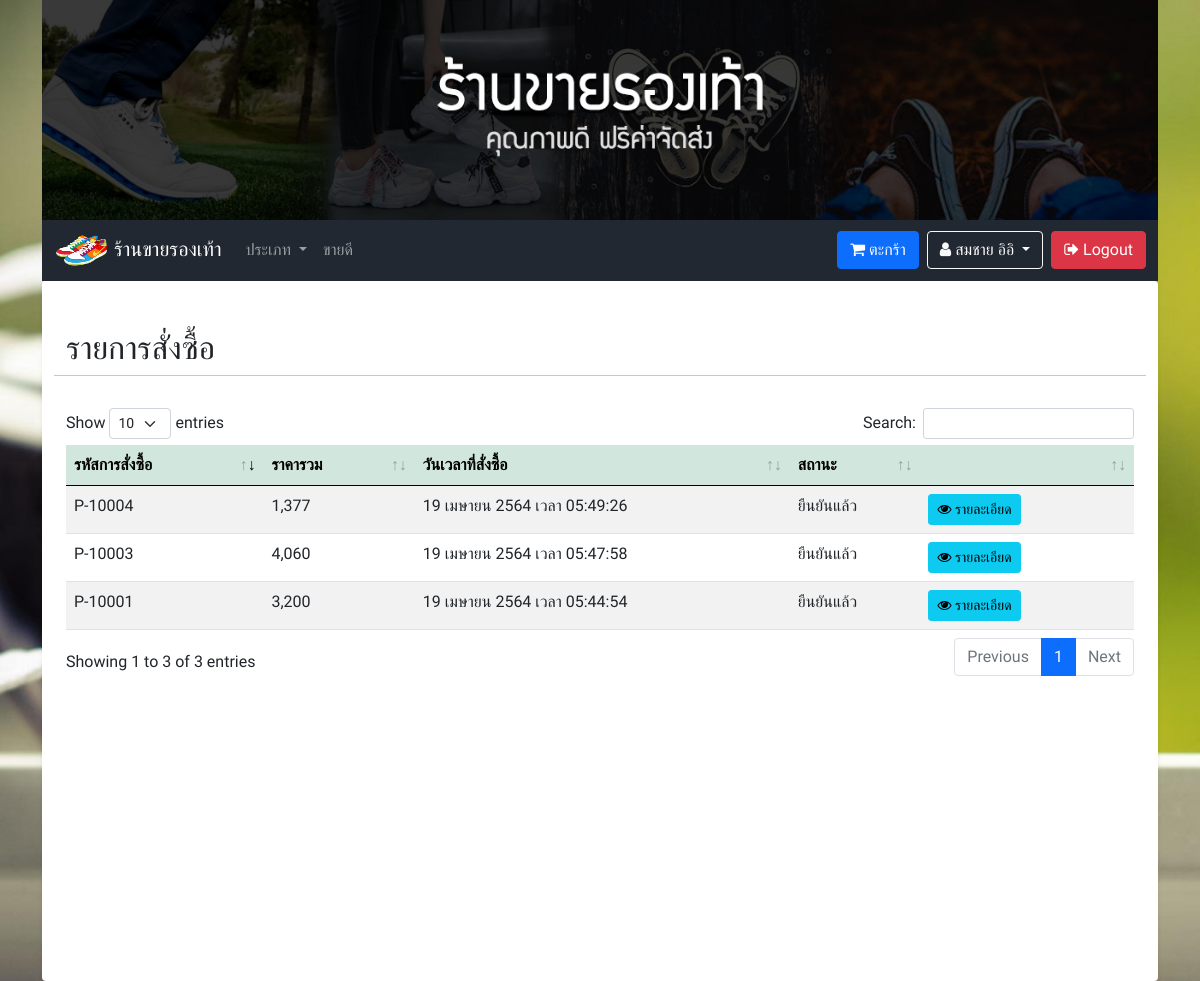
Page /member_payment_list.php (signed in) on the earlier database version.
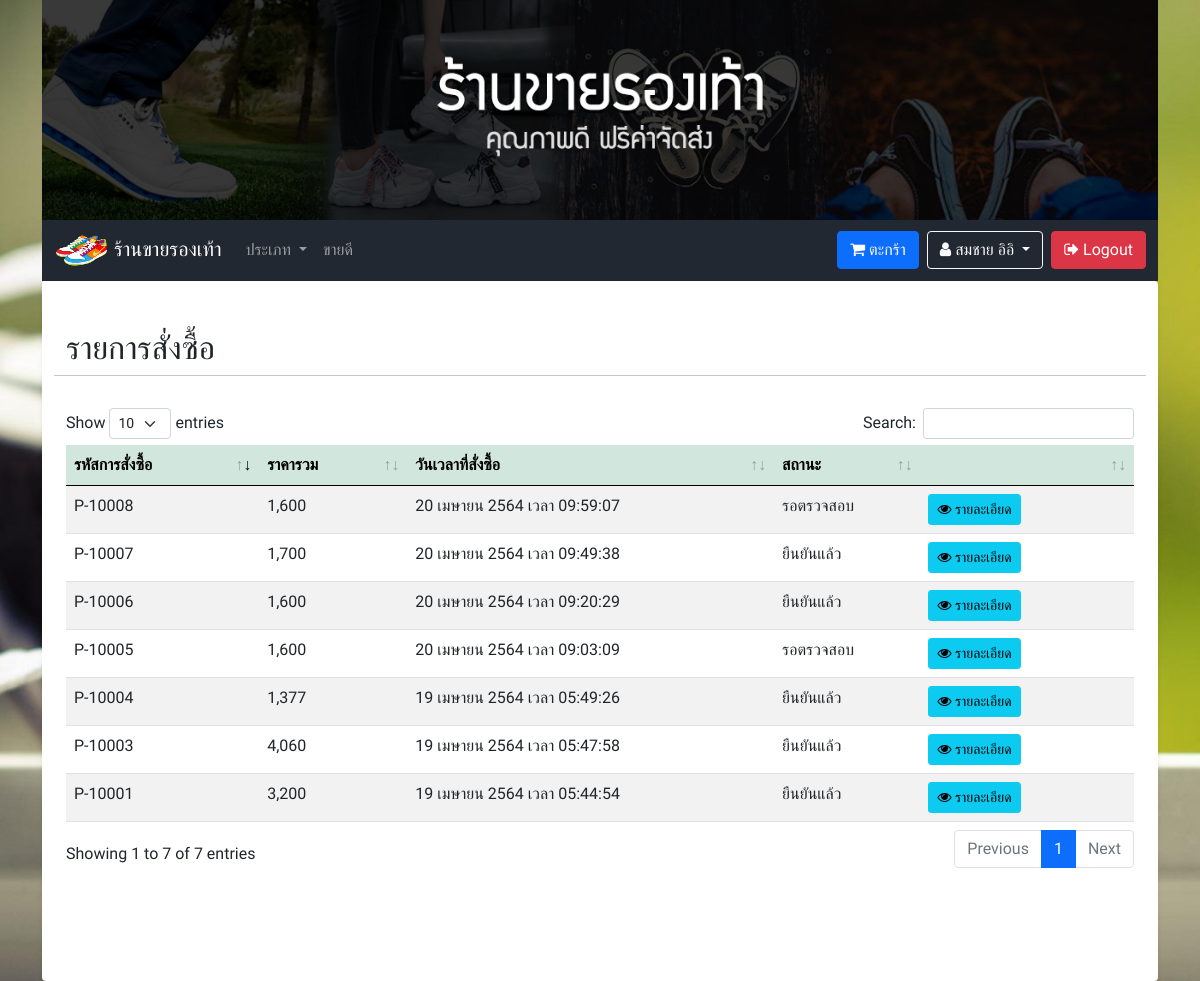
Same page on the later database version.
### tables this page shows
CREATE TABLE `tbl_user` (
  `u_id` int(10) NOT NULL COMMENT 'ID',
  `u_username` varchar(255) NOT NULL COMMENT 'ชื่อผู้ใช้',
  `u_password` varchar(255) NOT NULL COMMENT 'รหัสผ่าน',
  `u_fname` varchar(255) NOT NULL COMMENT 'ชื่อ',
  `u_lname` varchar(255) NOT NULL COMMENT 'นามสกุล',
  `u_sex` varchar(50) NOT NULL COMMENT 'เพศ',
  `u_address` text NOT NULL COMMENT 'ที่อยู่',
  `u_email` varchar(255) NOT NULL COMMENT 'อีเมล์',
  `u_tel` varchar(10) NOT NULL COMMENT 'เบอร์โทร',
  `u_role` varchar(50) NOT NULL COMMENT 'บทบาท'
);

CREATE TABLE `tbl_payment` (
  `pm_id` int(50) NOT NULL COMMENT 'ID',
  `pm_code` varchar(255) NOT NULL COMMENT 'รหัสการสั่งซื้อ',
  `pm_img` varchar(255) NOT NULL COMMENT 'รูปภาพการโอน',
  `pm_total` varchar(255) NOT NULL COMMENT 'ยอดรวม',
  `pm_u_id` int(50) NOT NULL COMMENT 'ID ผู้ชื้อ',
  `pm_channel` varchar(255) DEFAULT NULL,
  `pm_date` varchar(255) NOT NULL COMMENT 'วันเวลาที่สั่งซื้อ',
  `pm_address` text NOT NULL COMMENT 'ที่อยู่',
  `pm_status` varchar(255) NOT NULL COMMENT 'สถานะ'
);

### functions.php (called while the page is built, shortened)
<?php
class ConnectDB
{
    protected $db;
    function __construct()
    {
        $DB_HOST = "localhost";
        $DB_USER = "root";
        $DB_PASS = "";
        $DB_NAME = "stoe_store";
        $con = new mysqli($DB_HOST, $DB_USER, $DB_PASS, $DB_NAME);
        $con->set_charset("utf8");
        $this->db = $con;
    }
    function query($data)
    {
        $result = $this->db->query($data);
        if ($result == true) {
            return $result;
        } else {
            echo "Error to query.!!";
        }
    }
}
class Member extends ConnectDB
{
    function memberGetById($id)
    {
        $result = $this->db->query("SELECT * FROM tbl_user WHERE u_id = '$id' AND u_role = 'member' ");
        $row = $result->fetch_all(MYSQLI_ASSOC);
        return $row;
    }
}
function ConvertDateToThai($datetime)
{
    $XdateTime = explode(" ", $datetime);
    $time = $XdateTime[1];
    $date = explode("-", $XdateTime[0]);
    $monthList = [
        "01" => "มกราคม",
        "02" => "กุมภาพันธ์",
        "03" => "มีนาคม",
        "04" => "เมษายน",
        "05" => "พฤษภาคม",
        "06" => "มิถุนายน",
        "07" => "กรกฎาคม",
        "08" => "สิงหาคม",
        "09" => "กันยายน",
        "10" => "ตุลาคม",
        "11" => "พฤศจิกายน",
        "12" => "ธันวาคม",
    ];
    return $date[2] . " " . $monthList[$date[1]] . " " . $date[0] + 543 . " เวลา " . $time;
}

### member_payment_list.php (the view, shortened to what this page needs)
<?php
include('header.php');
?>
</head>
<?php
$obj = new ConnectDB();
$objModal = new ConnectDB();
if (isset($_GET['display'])) {
    switch ($_GET['display']) {
        case 'success':
            $result = $obj->query("SELECT * FROM `tbl_payment` WHERE pm_status = 'ยืนยันแล้ว' ");
            break;
        case 'delete':
            $result = $obj->query("SELECT * FROM `tbl_payment` WHERE pm_status = 'ไม่อนุมัติ' ");
            break;
    }
} else {
    $result = $obj->query("SELECT * FROM `tbl_payment` WHERE pm_u_id = '".$_SESSION['user']['id']."' ");
}
?>
<body class="bgc-gray bgm-stoes">
    <?php include('navbar.php'); ?>
    <div class="container p-4 pb-5 bgc-white shadow-sm rounded min-height">
        <div class="row my-4">
            <h2>รายการสั่งซื้อ</h2>
            <hr>
            <table id="dtb" class="table table-striped table-hover" style="width:100%">
                <thead>
                    <tr class="table-success">
                        <th>รหัสการสั่งซื้อ</th>
                        <th>ราคารวม</th>
                        <th>วันเวลาที่สั่งซื้อ</th>
                        <th>สถานะ</th>
                        <th></th>
                    </tr>
                </thead>
                <tbody>
                    <?php while ($row = $result->fetch_array()) { ?>
                        <tr>
                            <td><?= $row['pm_code']; ?></td>
                            <td><?= number_format($row['pm_total']); ?></td>
                            <td><?= ConvertDateToThai($row['pm_date']); ?></td>
                            <td><?= $row['pm_status']; ?></td>
                            <td width="20%">
                                <?php if (isset($_GET['display']) && $_GET['display'] == 'success') { ?>
                                    <button class="btn btn-sm btn-info m-0" type="button" data-bs-toggle="modal" data-bs-target="#Modal<?= $row['pm_id'] ?>"><i class="fa fa-eye" aria-hidden="true"></i> รายละเอียด</button>
                                <?php } else if (isset($_GET['display']) && $_GET['display'] == 'delete') { ?>
                                    <button class="btn btn-sm btn-info m-0" type="button" data-bs-toggle="modal" data-bs-target="#Modal<?= $row['pm_id'] ?>"><i class="fa fa-eye" aria-hidden="true"></i> รายละเอียด</button>
                                <?php } else { ?>
                                    <button class="btn btn-sm btn-info m-0" type="button" data-bs-toggle="modal" data-bs-target="#Modal<?= $row['pm_id'] ?>"><i class="fa fa-eye" aria-hidden="true"></i> รายละเอียด</button>
                                <?php } ?>
                            </td>
                        </tr>
                                                    <?php
                                                    $resultModal = $objModal->query("SELECT * FROM tbl_payment_list as pl INNER JOIN tbl_cargo as cg ON pl.pl_cg_id=cg.cg_id WHERE  pl.pl_pm_code = '" . $row['pm_code'] . "' ");
                                                    ?>
                    <?php } ?>
                </tbody>
            </table>
        </div>
    </div>
    <?php include('call_datatable.php'); ?>
    <?php include('footer.php'); ?>

### header.php (shortened to what this page needs)
<?php
require_once('functions.php');
?>
<!DOCTYPE html>
<html lang="en">
<head>
    <link rel="stylesheet" href="css/style.css">
    <link rel="stylesheet" href="bootstrap5/bootstrap.min.css">
    <link rel="stylesheet" href="https://stackpath.bootstrapcdn.com/font-awesome/4.7.0/css/font-awesome.min.css">

### navbar.php (shortened to what this page needs)
<div class="container">
    <img src="img/banner.jpg" style="width:100%;max-height:250px;min-height:150px;" class="img-fluid">
    <nav class="navbar navbar-expand-lg navbar-dark sticky-top">
        <div class="container">
            <a class="navbar-brand" href="index.php"><img src="img/logo.png" style="height:35px;width:55px;"> ร้านขายรองเท้า</a>
            <div class="collapse navbar-collapse" id="navbarSupportedContent">
                <ul class="navbar-nav me-auto mb-2 mb-lg-0">
                    <li class="nav-item dropdown">
                        <a class="nav-link dropdown-toggle" href="#" id="navbarDropdown" role="button" data-bs-toggle="dropdown" aria-expanded="false">
                            ประเภท
                        </a>
                    </li>
                    <li class="nav-item">
                        <a class="nav-link" href="index.php?popular">ขายดี <sup><img src="img/hot.gif" style="width:25px;"></sup></a>
                    </li>
                </ul>
                <ul class="navbar-nav d-flex">
                    <?php
                    if (isset($_SESSION['user']['role']) && $_SESSION['user']['role'] == 'member') { ?>
                        <a href="member_cart.php" class="btn btn-primary me-2"><i class="fa fa-shopping-cart" aria-hidden="true"></i> ตะกร้า</a>
                        <?php
                        $obj_fetchNameNav = new Member();
                        $row_fetchNameNav = $obj_fetchNameNav->memberGetById($_SESSION['user']['id']);
                        ?>
                        <div class="dropdown me-2">
                            <button class="btn btn-outline-light dropdown-toggle" type="button" id="dropdownMenuButton1" data-bs-toggle="dropdown" aria-expanded="false">
                                <i class="fa fa-user" aria-hidden="true"></i> <?= $row_fetchNameNav[0]['u_fname'] . ' ' . $row_fetchNameNav[0]['u_lname'] ?>
                            </button>
                        </div>
                        <a href="logout.php" class="btn btn-danger"><i class="fa fa-sign-out" aria-hidden="true"></i> Logout</a>
                    <?php
                    } else if (isset($_SESSION['user']['role']) && $_SESSION['user']['role'] == 'admin') { ?>
                        <a href="logout.php" class="btn btn-danger"><i class="fa fa-sign-out" aria-hidden="true"></i> Logout</a>
                    <?php } else { ?>
                        <a href="login.php" class="btn btn-success me-2"><i class="fa fa-sign-in" aria-hidden="true"></i> Login</a>
                        <a href="register.php" class="btn btn-primary"><i class="fa fa-plus-circle" aria-hidden="true"></i> สมัครสมาชิก</a>
                    <?php } ?>
                </ul>
            </div>
        </div>
    </nav>

### call_datatable.php (shortened to what this page needs)
<link rel="stylesheet" href="css/dataTables.bootstrap5.min.css">

### footer.php (shortened to what this page needs)
</body>
</html>

### css/style.css (style rules this page uses)
* { font-family: "Chakra Petch", sans-serif; }
nav.navbar { background-color: #222831 !important; }
.bgc-gray { background-color: #eee; }
.bgc-white { background-color: #fff; }
.min-height { min-height: 700px; height: auto; }
.bgm-stoes { background: url("../img/bg.jpg") no-repeat center center fixed; -webkit-background-size: cover; -moz-background-size: cover; -o-background-size: cover; background-size: cover; }

Differences in the rows shown:
added tbl_payment: pm_code "P-10005", pm_total "1,600", pm_date "20 เมษายน 2564 เวลา 09:03:09", pm_status "รอตรวจสอบ"
added tbl_payment: pm_code "P-10006", pm_total "1,600", pm_date "20 เมษายน 2564 เวลา 09:20:29", pm_status "ยืนยันแล้ว"
added tbl_payment: pm_code "P-10007", pm_total "1,700", pm_date "20 เมษายน 2564 เวลา 09:49:38", pm_status "ยืนยันแล้ว"
added tbl_payment: pm_code "P-10008", pm_total "1,600", pm_date "20 เมษายน 2564 เวลา 09:59:07", pm_status "รอตรวจสอบ"
Other differences:
text written by a page script: "Show entries Search: Showing 1 to 3 of 3 entries Previous 1 Next" → "Show entries Search: Showing 1 to 7 of 7 entries Previous 1 Next"
